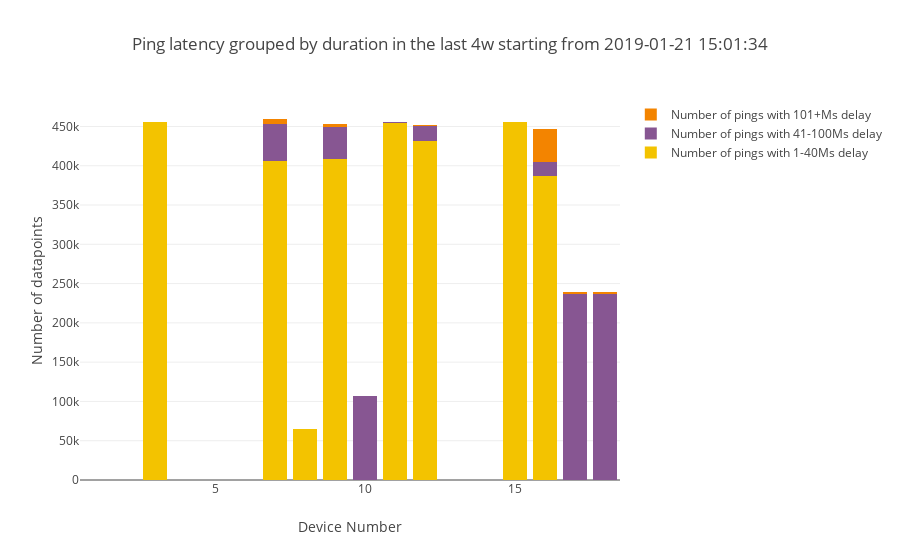

Notebook cell for this chart:
### Code cell
combined_bar_plot_3traces(xvalues=device_numbers,
                         yvalues1=ping_group1_time,
                         yvalues2=ping_group2_time,
                         yvalues3=ping_group3_time,
                         name1="Number of pings with 1-"+str(range1)+"Ms delay",
                         name2="Number of pings with "+str(range1+1)+"-"+str(range2)+"Ms delay",
                         name3="Number of pings with "+str(range2+1)+"+Ms delay",
                         title="Ping latency grouped by duration in the last "+time_interval+ " starting from "+ starting_point,
                         ytitle="Number of datapoints")

### Figure 1 — Plotly figure (JSON) as saved in the notebook; plotly's stock layout.template omitted (floating-point values rounded to 4 significant figures)
{"data": [{"marker": {"color": "F3C300"}, "name": "Number of pings with 1-40Ms delay", "type": "bar", "x": [1, 2, 3, 4, 5, 6, 7, 8, 9, 10, 11, 12, 13, 14, 15, 16, 17, 18], "y": [0, 0, 455371, 0, 0, 0, 405441, 65222, 408820, 0, 454636, 431709, 0, 0, 455588, 387403, 0, 0]}, {"marker": {"color": "875692"}, "name": "Number of pings with 41-100Ms delay", "type": "bar", "x": [1, 2, 3, 4, 5, 6, 7, 8, 9, 10, 11, 12, 13, 14, 15, 16, 17, 18], "y": [0, 0, 386, 0, 0, 0, 47775, 84, 40126, 107267, 848, 19074, 0, 0, 151, 17827, 237267, 237013]}, {"marker": {"color": "F38400"}, "name": "Number of pings with 101+Ms delay", "type": "bar", "x": [1, 2, 3, 4, 5, 6, 7, 8, 9, 10, 11, 12, 13, 14, 15, 16, 17, 18], "y": [0, 0, 1, 0, 0, 0, 6294, 0, 4760, 76, 0, 1667, 0, 0, 3, 41813, 1910, 2031]}], "layout": {"barmode": "stack", "title": "Ping latency grouped by duration in the last 4w starting from 2019-01-21 15:01:34", "xaxis": {"title": "Device Number"}, "yaxis": {"title": "Number of datapoints"}}}
